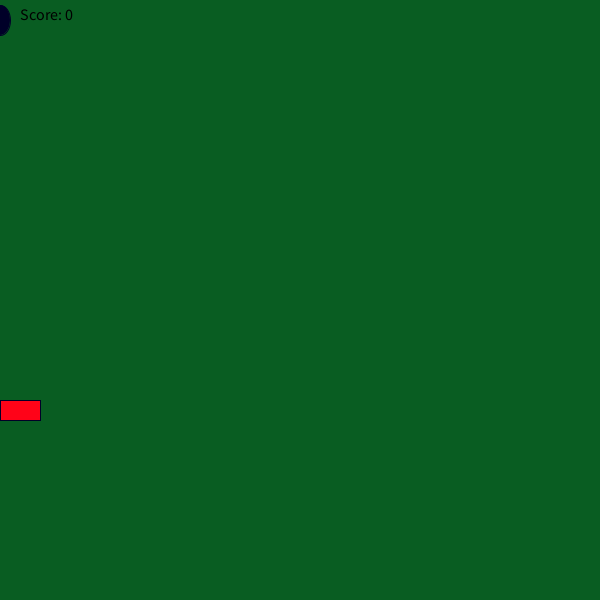
Frame 1 (no input)
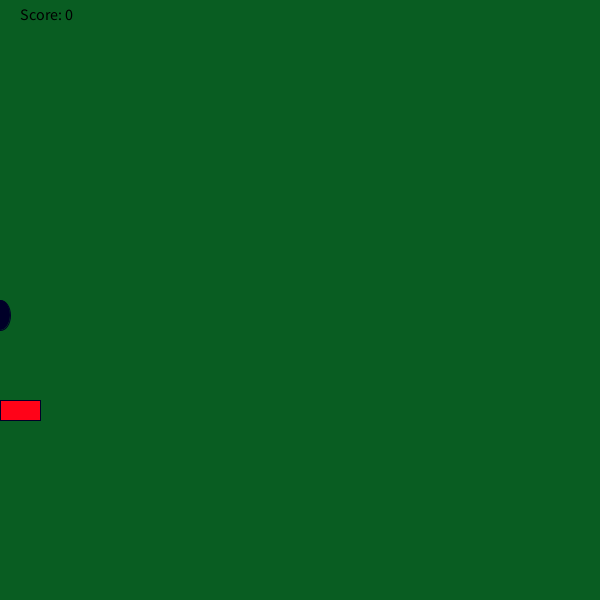
Frame 60 (the mouse pressed at the canvas centre just before this capture)
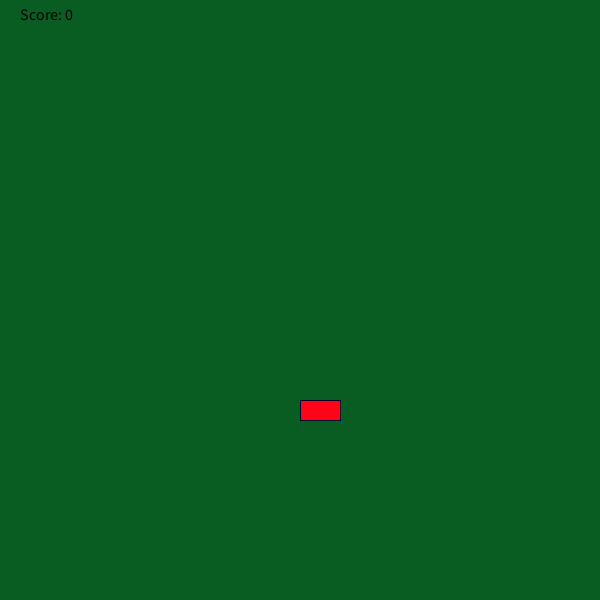
Frame 120 (the mouse held since frame 60 and released just before this capture)

The Processing sketch that drew these frames (run headless with seeded random() and noise(); from frame 60 on, the mouse is pressed at the canvas centre):

// Processing sketch: rain_game
// ── rain_game.pde
int rain = 20;
int score = 0;
int x = 0;
void setup () {


                      
size(600,600); 
}
void draw(){
  background (#095D22) ;
  fill(0,0,40);
    stroke(0, 0, 40);
 ellipse(x, rain, 20, 30);
 fill (#FF0318);
  rect( mouseX,  400,  40 ,20);
   if( rain >=20 ){
     rain+=5;
   }
   if (rain >=800){
     checkCatch (x);
    x = (int) random(width);
    rain = 20;
    
   }
   fill(0, 0, 0);
    textSize(16);
    text("Score: " + score, 20, 20); 
}
 void checkCatch(int x){
         if (x > mouseX && x < mouseX+100)
            score++;
         else if (score > 0) 
            score--;
        println("Your score is now: " + score);
    }
